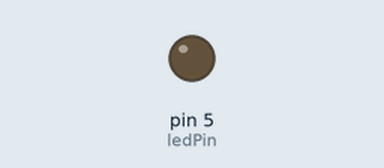
This sketch was run on a simulated Arduino Uno, built with avr-gcc and run on an emulated ATmega328P. Shown: output pins drawn as LEDs (lit = HIGH).

Above: at 0.05 s.
At 1.75 s:
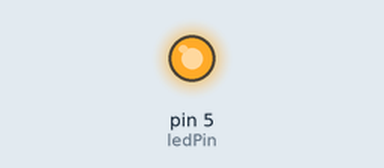
Timing chart, 0 to 4.1 s (numbered marks = the images above):
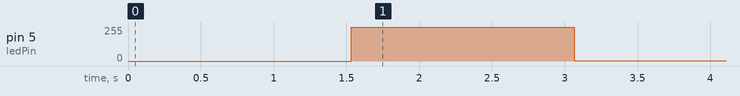

Measured:
- by itself, pin 5 (ledPin): 0/255 → 255/255 at 1.5 s, → 1/255 1.5 s later, → 255/255 2.0 s later, → 1/255 1.5 s later, … (23 changes in this stretch)

The sketch:

Sketch-4.2.1-BreathingLight.ino
```cpp
// set pin numbers:
int ledPin = 5; // the number of the LED pin

void setup() {
  // initialize the LED pin as an output:
  pinMode(ledPin, OUTPUT);
}

void loop() {
  // call breath() cyclically
  breath(ledPin, 6);
  delay(500);
}

void breath(int ledPin, int delayMs) {
  for (int i = 0; i <= 255; i++) { // "i" changes from 0 to 255
    analogWrite(ledPin, i); // corresponding duty cycle changes from 0%-100%
    delay(delayMs); // adjust the rate of change of brightness
  }
  for (int i = 255; i > 0; i--) { // "i" changes from 255 to 0
    analogWrite(ledPin, i); // corresponding duty cycle chanes from 0%-100%
    delay(delayMs); // adjust the rate of change in brightness
  }
}
```
